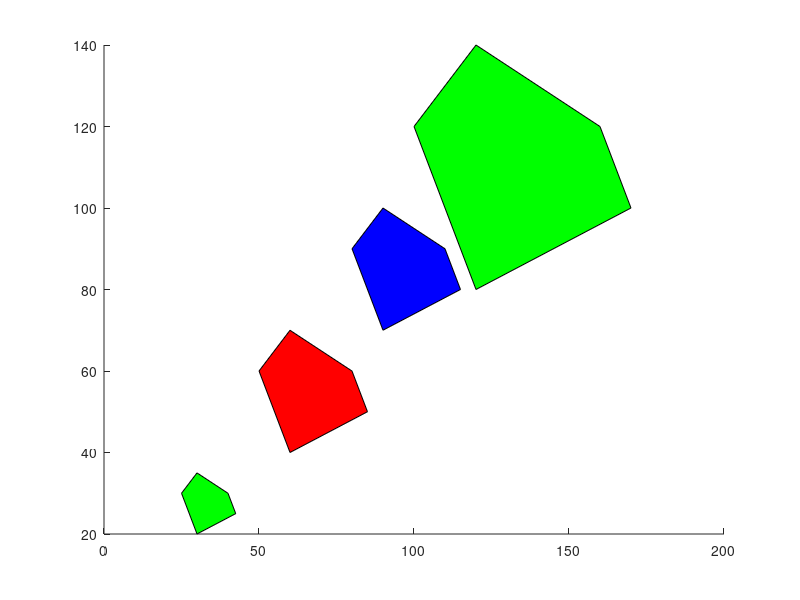

Recreate this plot in MATLAB.
xy = [50 60 80 85 60; 60 70 60 50 40; 1 1 1 1 1];
% x, take 1st plane values from 1 to 5
x = xy(1, 1:5);
% y, take 2nd plane values from 1 to 5
y = xy(2, 1:5);
% draw the object with x and y co-ordinate with red color
patch(x, y, 'r');

% translate the shape
% tx = 30, ty = 30
RT = [1 0 30; 0 1 30; 0 0 1];
% Matrix multiplication => x` = x + tx
xyp = RT*xy;
x = xyp(1, 1:5);
y = xyp(2, 1:5);
patch(x, y, 'b');

% Scale up the shape
% Increase size by 2 times in both x and y axis
RT = [2 0 0; 0 2 0; 0 0 1];
xyp = RT*xy;
x = xyp(1, 1:5);
y = xyp(2, 1:5);
patch(x, y, 'g');

% Scale down the shape
% Decrease size by 0.5 times in both x and y axis
RT = [0.5 0 0; 0 0.5 0; 0 0 1];
xyp = RT*xy;
x = xyp(1, 1:5);
y = xyp(2, 1:5);
patch(x, y, 'g');